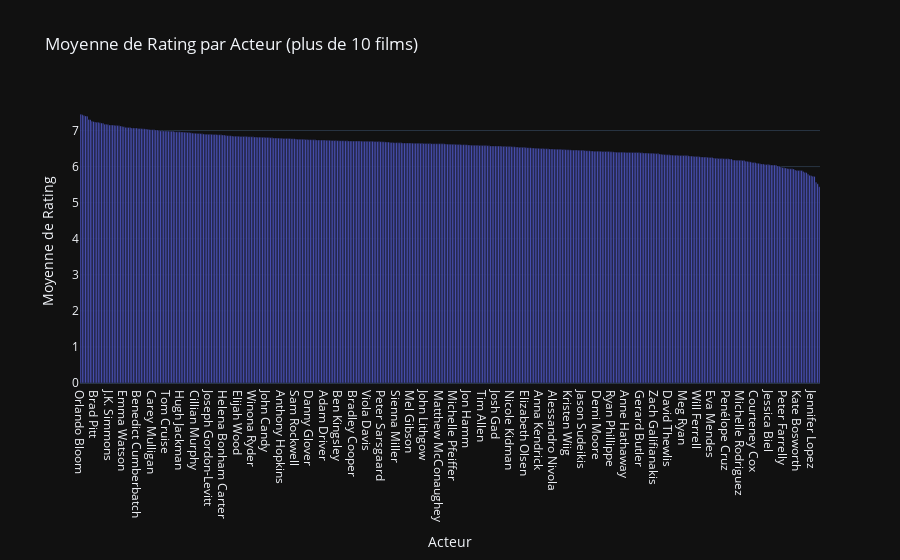

The notebook cell saved with this chart:
### Code cell
# Séparation des acteurs et explosion des listes d'acteurs en lignes individuelles
df_cast = df.withColumn("Actor", explode(split(col("Cast"), ",\s*")))

# Calcul de la moyenne de Rating et du nombre de films par acteur
average_rating_by_actor = df_cast.groupBy("Actor").agg(
    avg("Rating").alias("avg_rating"),
    count("Title").alias("film_count")
)

# Filtrer les acteurs ayant joué dans plus de 2 films
average_rating_by_actor_filtered = average_rating_by_actor.filter(col("film_count") > 10).orderBy("avg_rating", ascending=False)

# Convertir en DataFrame Pandas
average_rating_by_actor_pandas = average_rating_by_actor_filtered.toPandas()

fig = px.bar(average_rating_by_actor_pandas, x='Actor', y='avg_rating',
             hover_data=['film_count'],
             title='Moyenne de Rating par Acteur (plus de 10 films)',
             labels={'avg_rating': 'Moyenne de Rating', 'Actor': 'Acteur', 'film_count': 'Nombre de Films'})

# Personnalisation du graphique pour améliorer la lisibilité
fig.update_layout(xaxis={'categoryorder': 'total descending'},
                  xaxis_title='Acteur',
                  yaxis_title='Moyenne de Rating',
                  hovermode='x unified')

# Affichage du graphique
fig.show()

### Figure 1 — Plotly figure (JSON) as saved in the notebook; plotly's stock layout.template omitted (floating-point values rounded to 4 significant figures; data arrays with more than 128 entries replaced by an {"elided": "..."} marker saying what was removed)
{"data": [{"alignmentgroup": "True", "customdata": {"elided": "464x1 int values"}, "hovertemplate": "Acteur=%{x}<br>Moyenne de Rating=%{y}<br>Nombre de Films=%{customdata[0]}<extra></extra>", "legendgroup": "", "marker": {"color": "#636efa", "pattern": {"shape": ""}}, "name": "", "offsetgroup": "", "orientation": "v", "showlegend": false, "textposition": "auto", "x": {"elided": "464 str values"}, "xaxis": "x", "y": {"elided": "464 float values"}, "yaxis": "y", "type": "bar"}], "layout": {"xaxis": {"anchor": "y", "domain": [0.0, 1.0], "title": {"text": "Acteur"}, "categoryorder": "total descending"}, "yaxis": {"anchor": "x", "domain": [0.0, 1.0], "title": {"text": "Moyenne de Rating"}}, "legend": {"tracegroupgap": 0}, "title": {"text": "Moyenne de Rating par Acteur (plus de 10 films)"}, "barmode": "relative", "hovermode": "x unified"}}
